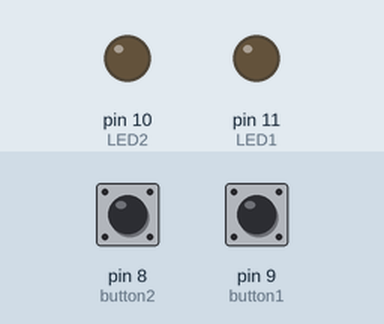
The sketch below on a simulated Arduino Uno, built with avr-gcc and run on an emulated ATmega328P. On the bench: output pins drawn as LEDs (lit = HIGH). The test bench sets the inputs (shaded band); at power-on: pin 8 (button2) HIGH, pin 9 (button1) HIGH.

Above: at 1.2 s.
1.3 s: pin 8 (button2) pulled LOW for 0.15 s
At 1.37 s:
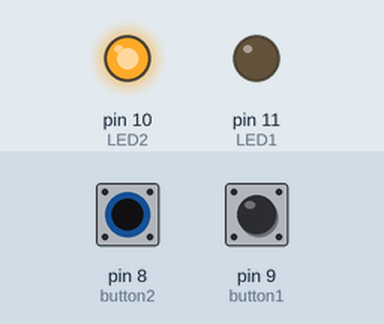
2.9 s: pin 9 (button1) pulled LOW for 0.15 s
At 2.97 s:
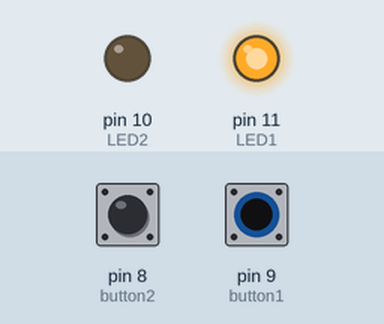
4.5 s: pin 9 (button1) pulled LOW for 3.2 s
At 8.9 s:
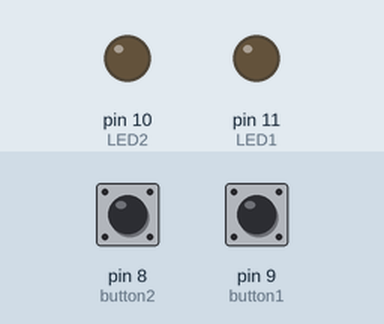
9.2 s: pin 8 (button2) pulled LOW for 3.2 s
At 10.1 s:
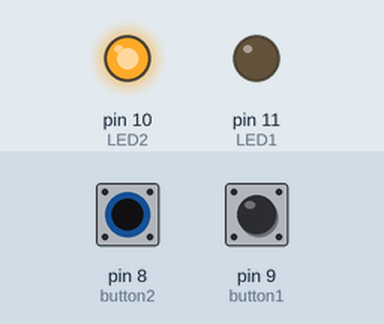
13.9 s: pin 8 (button2) driven LOW and pin 9 (button1) driven LOW
At 14.8 s:
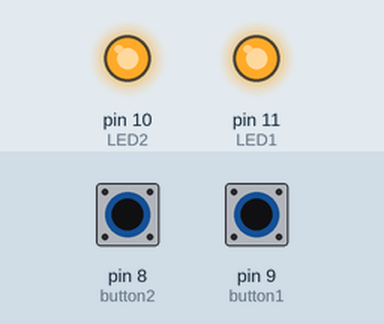
Timing chart, 0 to 16.4 s (numbered marks = the images above; inputs shaded):
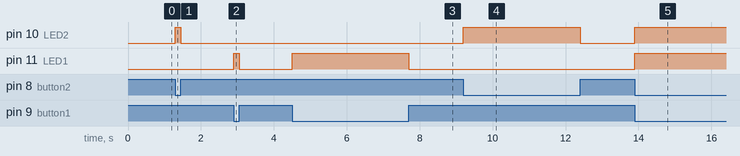

Measured:
- after the input at 1.3 s, pin 10 (LED2): LOW → HIGH at once, → LOW 0.15 s later
- after the input at 2.9 s, pin 11 (LED1): LOW → HIGH at once, → LOW 0.15 s later
- after the input at 4.5 s, pin 11 (LED1): LOW → HIGH at once, → LOW 3.2 s later
- after the input at 9.2 s, pin 10 (LED2): LOW → HIGH at once, → LOW 3.2 s later
- after the input at 13.9 s, pin 10 (LED2), pin 11 (LED1): LOW → HIGH at once

The sketch:

Button_Testing.ino
```cpp
#define button1 9
#define button2 8
#define LED1 11
#define LED2 10

void setup() {
  pinMode(button1, INPUT_PULLUP);
  pinMode(button2, INPUT_PULLUP);

  pinMode(LED1, OUTPUT);
  pinMode(LED2, OUTPUT);
}

void loop() {
  digitalWrite(LED1, !digitalRead(button1));
  digitalWrite(LED2, !digitalRead(button2));
}
```
